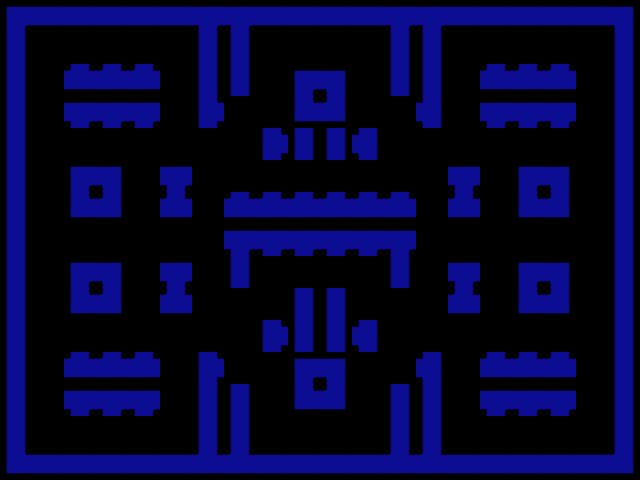

A level layout from a 2D game, rendered from its tile map. Below: a short description, then the map file with its tile-grid data intact:
An orthogonal 20x15 tile map with 32x32 px tiles, 1 tile layer (Warstwa Kafelków 1).

<map version="1.0" orientation="orthogonal" renderorder="right-down" width="20" height="15" tilewidth="32" tileheight="32" nextobjectid="1">
 <tileset firstgid="1" name="wall32thin" tilewidth="32" tileheight="32">
  <image source="../images/wall32thin.png" width="352" height="32" />
 </tileset>
 <layer name="Warstwa Kafelków 1" width="20" height="15">
  <data encoding="csv">
4,3,3,3,3,3,8,8,3,3,3,3,8,8,3,3,3,3,3,5,
2,0,0,0,0,0,2,2,0,0,0,0,2,2,0,0,0,0,0,2,
2,0,10,10,10,0,2,2,0,4,5,0,2,2,0,10,10,10,0,2,
2,0,8,8,8,0,11,0,0,7,6,0,0,9,0,8,8,8,0,2,
2,0,0,0,0,0,0,0,11,2,2,9,0,0,0,0,0,0,0,2,
2,0,4,5,0,8,0,0,0,0,0,0,0,0,8,0,4,5,0,2,
2,0,7,6,0,10,0,10,10,10,10,10,10,0,10,0,7,6,0,2,
2,0,0,0,0,0,0,8,8,8,8,8,8,0,0,0,0,0,0,2,
2,0,4,5,0,8,0,2,0,0,0,0,2,0,8,0,4,5,0,2,
2,0,7,6,0,10,0,0,0,2,2,0,0,0,10,0,7,6,0,2,
2,0,0,0,0,0,0,0,11,2,2,9,0,0,0,0,0,0,0,2,
2,0,10,10,10,0,11,0,0,4,5,0,0,9,0,10,10,10,0,2,
2,0,8,8,8,0,2,2,0,7,6,0,2,2,0,8,8,8,0,2,
2,0,0,0,0,0,2,2,0,0,0,0,2,2,0,0,0,0,0,2,
7,3,3,3,3,3,10,10,3,3,3,3,10,10,3,3,3,3,3,6
</data>
 </layer>
</map>
